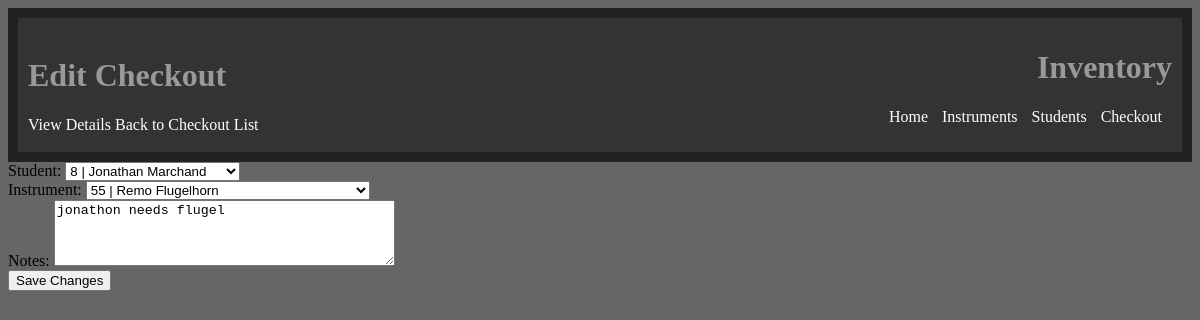
Page /checkout/1/edit/ on the committed database.
### checkout/models.py (models this page shows, shortened)
class Checkout(models.Model):
    id = models.AutoField(primary_key=True)
    student = models.ForeignKey(Student, on_delete=models.CASCADE)
    instrument = models.ForeignKey(Instrument, on_delete=models.CASCADE)
    notes = models.CharField(max_length=200, blank=True)

### checkout/views.py (the view)
# urls.py: path('checkout/<int:checkout_id>/edit/', views.edit_checkout, name='edit_checkout'),
def edit_checkout(request, checkout_id):
    checkout = get_object_or_404(Checkout, pk=checkout_id)
    if request.method == 'POST':
        form = CheckoutForm(request.POST, instance=checkout)
        if form.is_valid():
            form.save()
            return redirect('checkout:view_checkout', checkout_id=checkout_id)
    else:
        form = CheckoutForm(instance=checkout)
    context = {
        'form': form,
        'checkout': checkout,
    }
    return render(request, 'checkout/edit_checkout.html', context)

### checkout/forms.py
class CheckoutForm(forms.ModelForm):
    class Meta:
        model = Checkout
        fields = ['student', 'instrument', 'notes']
        widgets = {
            'student': forms.Select(attrs={'class': 'form-control'}),
            'instrument': forms.Select(attrs={'class': 'form-control'}),
            'notes': forms.Textarea(attrs={'class': 'form-control', 'rows': 4}),
        }

### instruments/models.py (called while the page is built)
    def __str__(self):
        return f"{self.id} | {self.maker} {self.type}"

### students/models.py (called while the page is built)
    def __str__(self):
        return f"{self.id} | {self.firstname} {self.lastname}"

### checkout/templates/checkout/edit_checkout.html (shortened to what this page needs)
{% extends 'base.html' %}
{% block header %}
    <h1>Edit Checkout</h1>
    <a href="{% url 'checkout:view_checkout' checkout.id %}">View Details</a>
    <a href="{% url 'checkout:checkout_index' %}">Back to Checkout List</a>
{% endblock %}
{% block content %}
    <form method="post">
        <div class="form-group">
            <label for="{{ form.student.id_for_label }}">Student:</label>
            {{ form.student }}
        </div>
        <div class="form-group">
            <label for="{{ form.instrument.id_for_label }}">Instrument:</label>
            {{ form.instrument }}
        </div>
        <div class="form-group">
            <label for="{{ form.notes.id_for_label }}">Notes:</label>
            {{ form.notes }}
        </div>
        <button type="submit">Save Changes</button>
    </form>
{% endblock %}

### static/css/styles.css (style rules this page uses)
a { color: #fff; text-decoration: slateblue; }
body { background-color: #666; }

### rows in the picture
Checkout: student "8 | Jonathan Marchand", instrument "55 | Remo Flugelhorn", notes "jonathon needs flugel"
